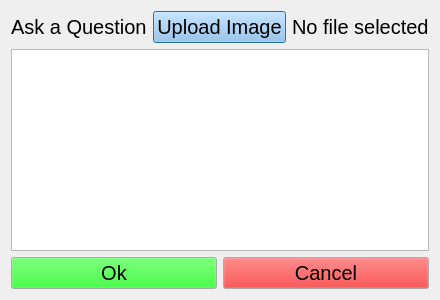
<?xml version="1.0" encoding="UTF-8"?>
<ui version="4.0">
 <class>makeQuestion</class>
 <widget class="QDialog" name="makeQuestion">
  <property name="geometry">
   <rect>
    <x>0</x>
    <y>0</y>
    <width>440</width>
    <height>300</height>
   </rect>
  </property>
  <property name="windowTitle">
   <string>Ask a Question Window</string>
  </property>
  <layout class="QVBoxLayout" name="verticalLayout_2">
   <item>
    <layout class="QVBoxLayout" name="verticalLayout">
     <item>
      <layout class="QHBoxLayout" name="horizontalLayout_4">
       <item>
        <widget class="QLabel" name="label_ask">
         <property name="sizePolicy">
          <sizepolicy hsizetype="Preferred" vsizetype="Preferred">
           <horstretch>0</horstretch>
           <verstretch>0</verstretch>
          </sizepolicy>
         </property>
         <property name="font">
          <font>
           <pointsize>15</pointsize>
          </font>
         </property>
         <property name="text">
          <string>Ask a Question</string>
         </property>
        </widget>
       </item>
       <item>
        <widget class="QPushButton" name="pushButton_uploadQuestionImage">
         <property name="sizePolicy">
          <sizepolicy hsizetype="Preferred" vsizetype="Preferred">
           <horstretch>0</horstretch>
           <verstretch>0</verstretch>
          </sizepolicy>
         </property>
         <property name="palette">
          <palette>
           <active>
            <colorrole role="Button">
             <brush brushstyle="SolidPattern">
              <color alpha="255">
               <red>146</red>
               <green>194</green>
               <blue>242</blue>
              </color>
             </brush>
            </colorrole>
           </active>
           <inactive>
            <colorrole role="Button">
             <brush brushstyle="SolidPattern">
              <color alpha="255">
               <red>146</red>
               <green>194</green>
               <blue>242</blue>
              </color>
             </brush>
            </colorrole>
           </inactive>
           <disabled>
            <colorrole role="Button">
             <brush brushstyle="SolidPattern">
              <color alpha="255">
               <red>146</red>
               <green>194</green>
               <blue>242</blue>
              </color>
             </brush>
            </colorrole>
           </disabled>
          </palette>
         </property>
         <property name="font">
          <font>
           <pointsize>15</pointsize>
          </font>
         </property>
         <property name="text">
          <string>Upload Image</string>
         </property>
        </widget>
       </item>
       <item>
        <widget class="QLabel" name="label_questionFileSelected">
         <property name="sizePolicy">
          <sizepolicy hsizetype="Preferred" vsizetype="Maximum">
           <horstretch>0</horstretch>
           <verstretch>0</verstretch>
          </sizepolicy>
         </property>
         <property name="font">
          <font>
           <pointsize>15</pointsize>
          </font>
         </property>
         <property name="text">
          <string>No file selected</string>
         </property>
        </widget>
       </item>
      </layout>
     </item>
     <item>
      <widget class="QPlainTextEdit" name="plainTextEdit">
       <property name="font">
        <font>
         <pointsize>15</pointsize>
        </font>
       </property>
       <property name="plainText">
        <string/>
       </property>
      </widget>
     </item>
     <item>
      <layout class="QHBoxLayout" name="horizontalLayout">
       <item>
        <widget class="QPushButton" name="pushButton_postQuestion">
         <property name="sizePolicy">
          <sizepolicy hsizetype="Preferred" vsizetype="Maximum">
           <horstretch>0</horstretch>
           <verstretch>0</verstretch>
          </sizepolicy>
         </property>
         <property name="palette">
          <palette>
           <active>
            <colorrole role="Button">
             <brush brushstyle="SolidPattern">
              <color alpha="255">
               <red>0</red>
               <green>255</green>
               <blue>0</blue>
              </color>
             </brush>
            </colorrole>
           </active>
           <inactive>
            <colorrole role="Button">
             <brush brushstyle="SolidPattern">
              <color alpha="255">
               <red>0</red>
               <green>255</green>
               <blue>0</blue>
              </color>
             </brush>
            </colorrole>
           </inactive>
           <disabled>
            <colorrole role="Button">
             <brush brushstyle="SolidPattern">
              <color alpha="255">
               <red>0</red>
               <green>255</green>
               <blue>0</blue>
              </color>
             </brush>
            </colorrole>
           </disabled>
          </palette>
         </property>
         <property name="font">
          <font>
           <pointsize>15</pointsize>
          </font>
         </property>
         <property name="text">
          <string>Ok</string>
         </property>
        </widget>
       </item>
       <item>
        <widget class="QPushButton" name="pushButton_cancel">
         <property name="sizePolicy">
          <sizepolicy hsizetype="Preferred" vsizetype="Maximum">
           <horstretch>0</horstretch>
           <verstretch>0</verstretch>
          </sizepolicy>
         </property>
         <property name="palette">
          <palette>
           <active>
            <colorrole role="Button">
             <brush brushstyle="SolidPattern">
              <color alpha="255">
               <red>255</red>
               <green>0</green>
               <blue>0</blue>
              </color>
             </brush>
            </colorrole>
           </active>
           <inactive>
            <colorrole role="Button">
             <brush brushstyle="SolidPattern">
              <color alpha="255">
               <red>255</red>
               <green>0</green>
               <blue>0</blue>
              </color>
             </brush>
            </colorrole>
           </inactive>
           <disabled>
            <colorrole role="Button">
             <brush brushstyle="SolidPattern">
              <color alpha="255">
               <red>255</red>
               <green>0</green>
               <blue>0</blue>
              </color>
             </brush>
            </colorrole>
           </disabled>
          </palette>
         </property>
         <property name="font">
          <font>
           <pointsize>15</pointsize>
          </font>
         </property>
         <property name="text">
          <string>Cancel</string>
         </property>
        </widget>
       </item>
      </layout>
     </item>
    </layout>
   </item>
  </layout>
 </widget>
 <resources/>
 <connections/>
</ui>
